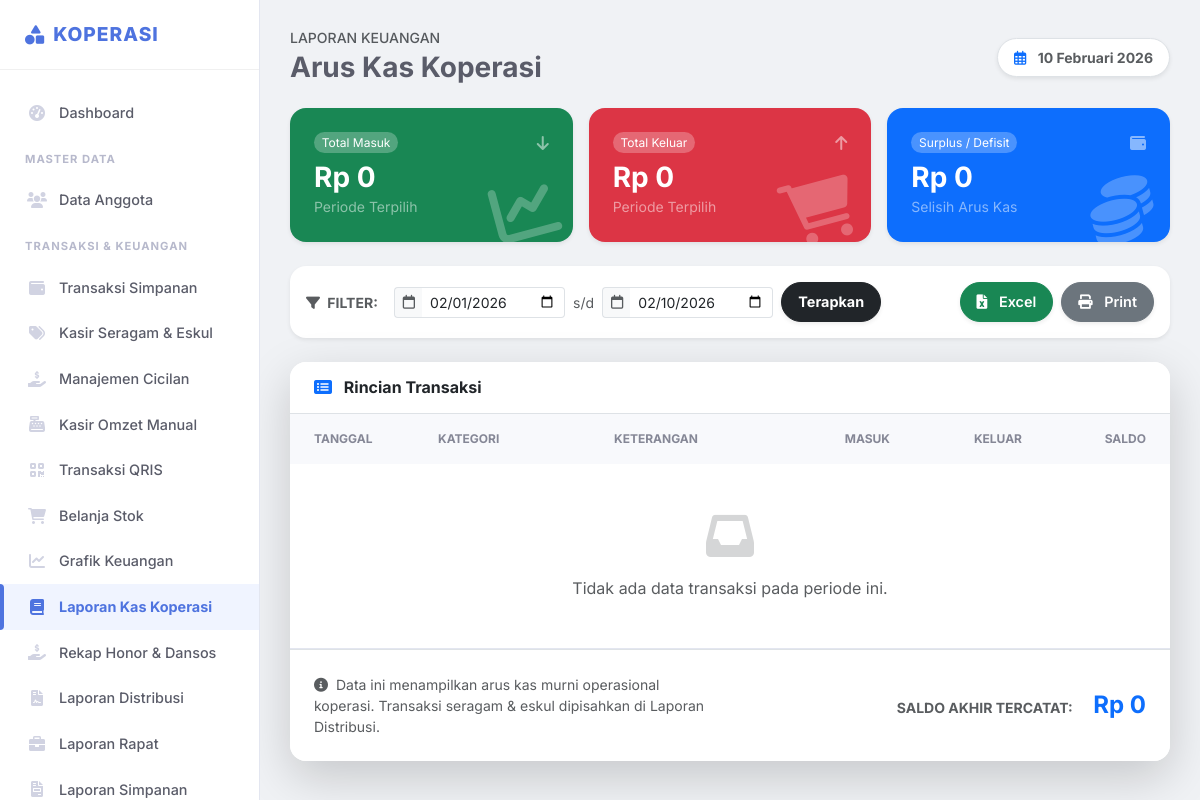
The app's page /kas/laporan_kas (signed in), older data.
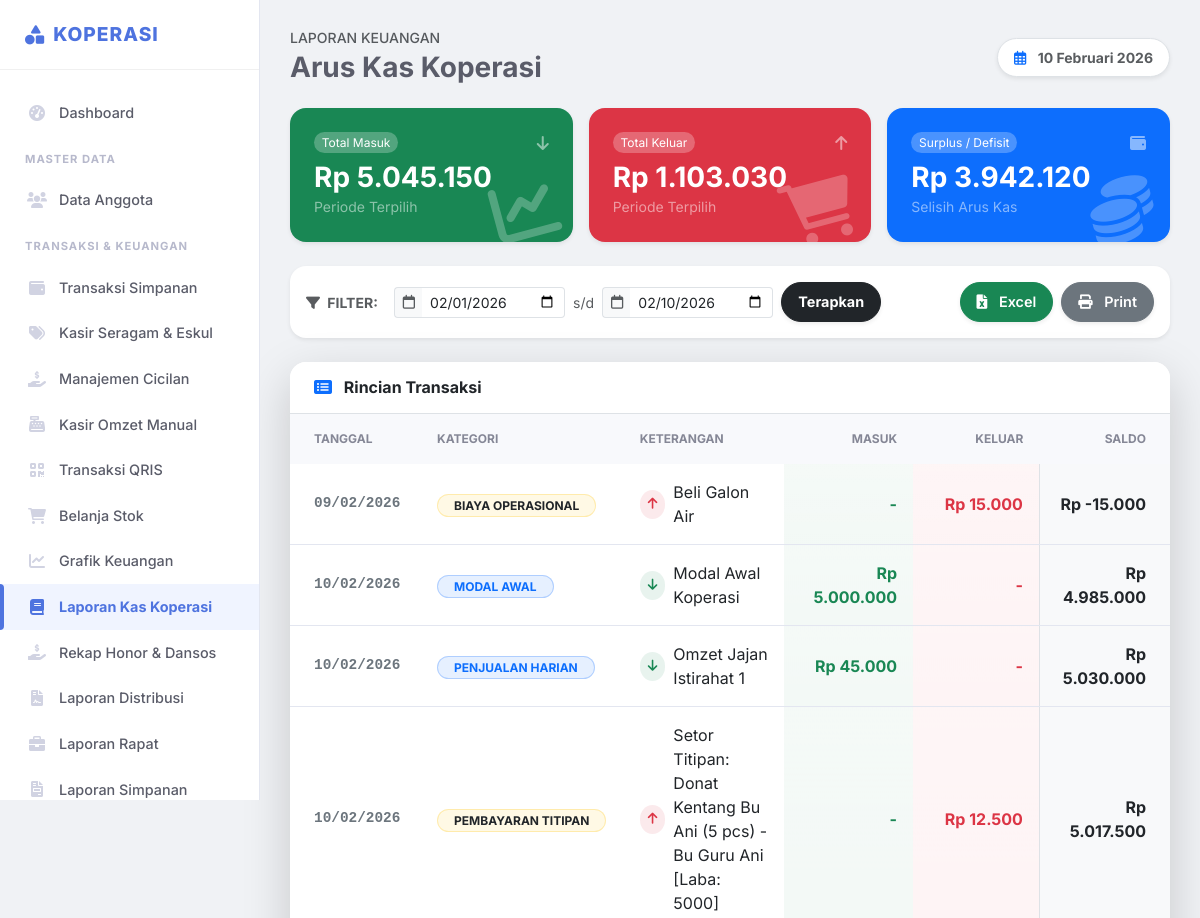
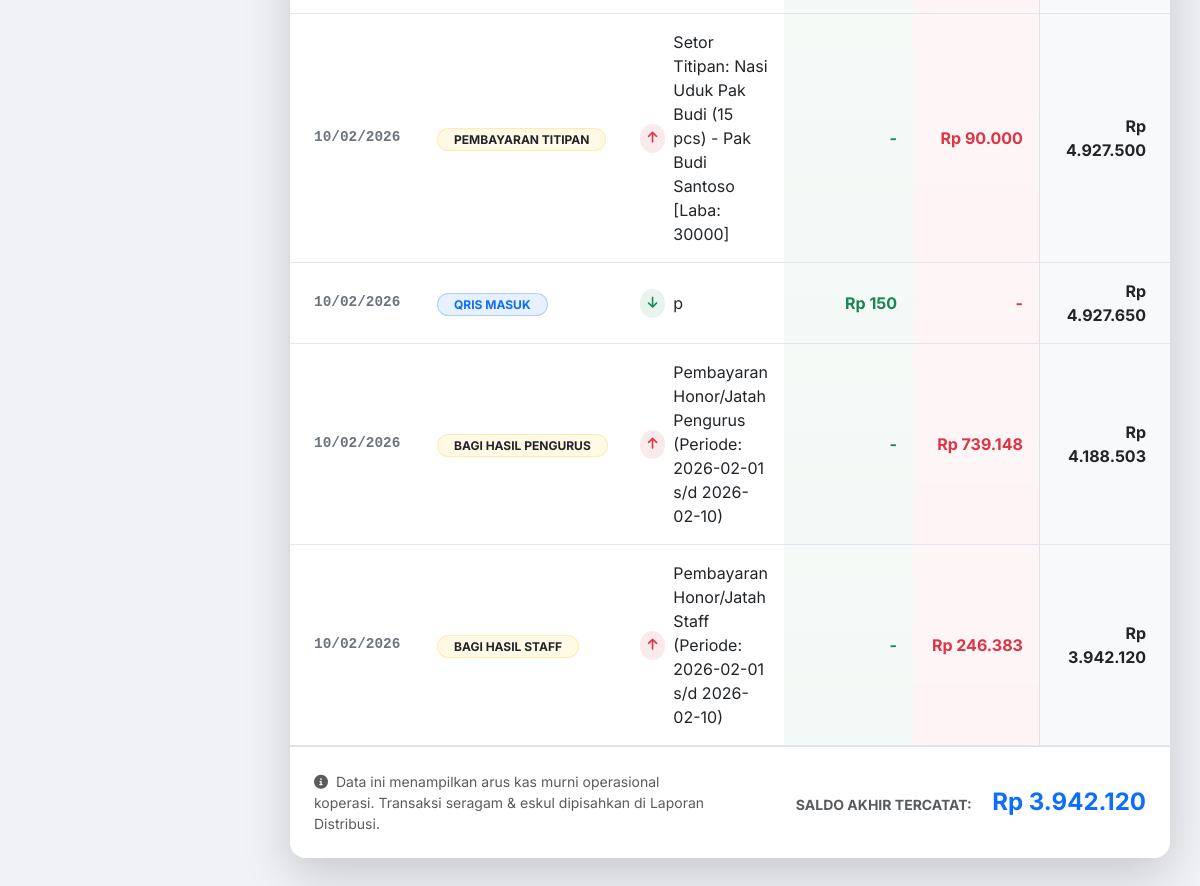
The same page, newer data (2 pictures, top to bottom).
### tables this page shows
CREATE TABLE `transaksi_kas` (
  `id` int(11) NOT NULL,
  `tanggal` date NOT NULL,
  `kategori` varchar(100) NOT NULL,
  `arus` enum('masuk','keluar') NOT NULL,
  `jumlah` decimal(15,2) NOT NULL,
  `keterangan` text DEFAULT NULL,
  `user_id` int(11) DEFAULT NULL,
  `created_at` timestamp NOT NULL DEFAULT current_timestamp()
);

### config/functions.php (called while the page is built, shortened)
<?php
function formatRp($angka){
    return "Rp " . number_format($angka, 0, ',', '.');
}
function tglIndo($tanggal){
    $bulan = array (
        1 => 'Januari', 'Februari', 'Maret', 'April', 'Mei', 'Juni',
        'Juli', 'Agustus', 'September', 'Oktober', 'November', 'Desember'
    );
    $pecahkan = explode('-', $tanggal);
    return $pecahkan[2] . ' ' . $bulan[ (int)$pecahkan[1] ] . ' ' . $pecahkan[0];
}
?>

### pages/kas/laporan_kas.php (the view, shortened to what the changed rows need)
<?php
$tgl_awal = isset($_GET['tgl_awal']) ? $_GET['tgl_awal'] : date('Y-m-01');
$tgl_akhir = isset($_GET['tgl_akhir']) ? $_GET['tgl_akhir'] : date('Y-m-d');
$sql = "SELECT * FROM transaksi_kas
        WHERE (tanggal BETWEEN ? AND ?)
        AND kategori NOT IN ('penjualan_seragam', 'penjualan_eskul')
        ORDER BY tanggal ASC, id ASC";
$stmt = $pdo->prepare($sql);
$stmt->execute([$tgl_awal, $tgl_akhir]);
$transaksi = $stmt->fetchAll();
$total_masuk_periode = 0;
$total_keluar_periode = 0;
foreach($transaksi as $t){
    if($t['arus'] == 'masuk') $total_masuk_periode += $t['jumlah'];
    else $total_keluar_periode += $t['jumlah'];
}
$saldo_akhir_periode = $total_masuk_periode - $total_keluar_periode;
?>
<div class="d-flex justify-content-between align-items-center mb-4">
    <div>
        <h6 class="text-muted text-uppercase small ls-1 mb-1">Laporan Keuangan</h6>
        <h2 class="h3 fw-bold mb-0">Arus Kas Koperasi</h2>
    </div>
    <div class="d-none d-md-block">
        <div class="bg-white px-3 py-2 rounded-pill shadow-sm border small fw-bold text-muted">
            <i class="far fa-calendar-alt me-2 text-primary"></i> <?= tglIndo(date('Y-m-d')) ?>
        </div>
    </div>
</div>
<div class="row g-3 mb-4">
    <div class="col-md-4">
        <div class="card bg-success text-white border-0 shadow-sm rounded-4 h-100 overflow-hidden position-relative">
            <div class="card-body p-4">
                <div class="d-flex justify-content-between align-items-center mb-2">
                    <span class="badge bg-white bg-opacity-25 rounded-pill fw-normal">Total Masuk</span>
                    <i class="fas fa-arrow-down opacity-50"></i>
                </div>
                <h3 class="mb-0 fw-bold"><?= formatRp($total_masuk_periode) ?></h3>
                <small class="text-white-50">Periode Terpilih</small>
            </div>
            <i class="fas fa-chart-line fa-4x position-absolute bottom-0 end-0 mb-n1 me-3 opacity-25" style="transform: rotate(-15deg);"></i>
        </div>
    </div>
    <div class="col-md-4">
        <div class="card bg-danger text-white border-0 shadow-sm rounded-4 h-100 overflow-hidden position-relative">
            <div class="card-body p-4">
                <div class="d-flex justify-content-between align-items-center mb-2">
                    <span class="badge bg-white bg-opacity-25 rounded-pill fw-normal">Total Keluar</span>
                    <i class="fas fa-arrow-up opacity-50"></i>
                </div>
                <h3 class="mb-0 fw-bold"><?= formatRp($total_keluar_periode) ?></h3>
                <small class="text-white-50">Periode Terpilih</small>
            </div>
            <i class="fas fa-shopping-cart fa-4x position-absolute bottom-0 end-0 mb-n1 me-3 opacity-25" style="transform: rotate(-15deg);"></i>
        </div>
    </div>
    <div class="col-md-4">
        <div class="card bg-primary text-white border-0 shadow-sm rounded-4 h-100 overflow-hidden position-relative">
            <div class="card-body p-4">
                <div class="d-flex justify-content-between align-items-center mb-2">
                    <span class="badge bg-white bg-opacity-25 rounded-pill fw-normal">Surplus / Defisit</span>
                    <i class="fas fa-wallet opacity-50"></i>
                </div>
                <h3 class="mb-0 fw-bold"><?= formatRp($saldo_akhir_periode) ?></h3>
                <small class="text-white-50">Selisih Arus Kas</small>
            </div>
            <i class="fas fa-coins fa-4x position-absolute bottom-0 end-0 mb-n1 me-3 opacity-25" style="transform: rotate(-15deg);"></i>
        </div>
    </div>
</div>
<div class="card border-0 shadow-sm mb-4 rounded-4">
    <div class="card-body p-3">
        <form class="row g-2 align-items-center" method="GET">
            <div class="col-auto d-flex align-items-center">
                <span class="fw-bold text-muted small me-2 text-uppercase ls-1"><i class="fas fa-filter me-1"></i> Filter:</span>
            </div>
            <div class="col-auto">
                <div class="input-group input-group-sm">
                    <span class="input-group-text bg-light border-end-0 text-muted"><i class="far fa-calendar"></i></span>
                    <input type="date" name="tgl_awal" class="form-control border-start-0 shadow-none ps-2" value="<?= $tgl_awal ?>">
                </div>
            </div>
            <div class="col-auto text-muted small">s/d</div>
            <div class="col-auto">
                <div class="input-group input-group-sm">
                    <span class="input-group-text bg-light border-end-0 text-muted"><i class="far fa-calendar"></i></span>
                    <input type="date" name="tgl_akhir" class="form-control border-start-0 shadow-none ps-2" value="<?= $tgl_akhir ?>">
                </div>
            </div>
            <div class="col-auto">
                <button type="submit" class="btn btn-sm btn-dark px-3 rounded-pill fw-bold shadow-sm">Terapkan</button>
            </div>
            <div class="col-auto ms-auto d-flex gap-2">
    <a href="process/export_laporan_kas.php?tgl_awal=<?= $tgl_awal ?>&tgl_akhir=<?= $tgl_akhir ?>" class="btn btn-sm btn-success rounded-pill px-3 shadow-sm" target="_blank">
        <i class="fas fa-file-excel me-2"></i> Excel
    </a>
    <a href="pages/kas/cetak_laporan_kas.php?tgl_awal=<?= $tgl_awal ?>&tgl_akhir=<?= $tgl_akhir ?>" class="btn btn-sm btn-secondary rounded-pill px-3 shadow-sm" target="_blank">
        <i class="fas fa-print me-2"></i> Print
    </a>
</div>
        </form>
    </div>
</div>
<div class="card border-0 shadow-lg rounded-4 overflow-hidden">
    <div class="card-header bg-white py-3 border-bottom">
        <h6 class="mb-0 fw-bold text-dark"><i class="fas fa-list-alt me-2 text-primary"></i> Rincian Transaksi</h6>
    </div>
    <div class="table-responsive">
        <table class="table table-hover align-middle mb-0" style="min-width: 800px;">
            <thead class="bg-light text-secondary">
                <tr>
                    <th class="ps-4 py-3 text-uppercase small fw-bold ls-1" width="15%">Tanggal</th>
                    <th class="py-3 text-uppercase small fw-bold ls-1" width="20%">Kategori</th>
                    <th class="py-3 text-uppercase small fw-bold ls-1">Keterangan</th>
                    <th class="text-end py-3 text-uppercase small fw-bold ls-1" width="15%">Masuk</th>
                    <th class="text-end py-3 text-uppercase small fw-bold ls-1" width="15%">Keluar</th>
                    <th class="text-end pe-4 py-3 text-uppercase small fw-bold ls-1" width="15%">Saldo</th>
                </tr>
            </thead>
            <tbody>
                <?php
                $saldo = 0;
                if(empty($transaksi)): ?>
                    <tr><td colspan="6" class="text-center py-5 text-muted"><i class="fas fa-inbox fa-3x mb-3 opacity-25"></i><br>Tidak ada data transaksi pada periode ini.</td></tr>
                <?php endif;
                foreach($transaksi as $row):
                    if($row['arus'] == 'masuk'){
                        $masuk = $row['jumlah']; $keluar = 0;
                        $saldo += $masuk;
                        $icon_trx = "<i class='fas fa-arrow-down text-success me-2 bg-success bg-opacity-10 p-2 rounded-circle' style='font-size:0.8rem;'></i>";
                    } else {
                        $masuk = 0; $keluar = $row['jumlah'];
                        $saldo -= $keluar;
                        $icon_trx = "<i class='fas fa-arrow-up text-danger me-2 bg-danger bg-opacity-10 p-2 rounded-circle' style='font-size:0.8rem;'></i>";
                    }
                    $kat_clean = strtoupper(str_replace('_', ' ', $row['kategori']));
                    $badge_color = ($row['arus'] == 'masuk') ? 'primary' : 'warning text-dark';
                ?>
                <tr>
                    <td class="ps-4 fw-bold text-secondary" style="font-family: monospace; font-size: 0.9rem;">
                        <?= date('d/m/Y', strtotime($row['tanggal'])) ?>
                    </td>
                    <td>
                        <span class="badge bg-<?= $badge_color ?> bg-opacity-10 text-<?= ($row['arus']=='masuk'?'primary':'dark') ?> border border-<?= $badge_color ?> border-opacity-25 rounded-pill px-3">
                            <?= $kat_clean ?>
                        </span>
                    </td>
                    <td>
                        <div class="d-flex align-items-center">
                            <?= $icon_trx ?>
                            <span class="text-dark"><?= htmlspecialchars($row['keterangan']) ?></span>
                        </div>
                    </td>
                    <td class="text-end fw-bold text-success bg-success bg-opacity-10 bg-gradient" style="--bs-bg-opacity: .05;">
                        <?= $masuk!=0 ? formatRp($masuk) : '-' ?>
                    </td>
                    <td class="text-end fw-bold text-danger bg-danger bg-opacity-10 bg-gradient" style="--bs-bg-opacity: .05;">
                        <?= $keluar!=0 ? formatRp($keluar) : '-' ?>
                    </td>
                    <td class="text-end pe-4 fw-bold text-dark bg-light border-start">
                        <?= formatRp($saldo) ?>
                    </td>
                </tr>
                <?php endforeach; ?>
            </tbody>
        </table>
    </div>
    <div class="card-footer bg-white p-4 border-top">
        <div class="row align-items-center">
            <div class="col-md-6 text-muted small">
                <i class="fas fa-info-circle me-1"></i> Data ini menampilkan arus kas murni operasional koperasi. Transaksi seragam & eskul dipisahkan di Laporan Distribusi.
            </div>
            <div class="col-md-6 text-end">
                <span class="text-uppercase small fw-bold text-muted me-3">Saldo Akhir Tercatat:</span>
                <span class="h4 fw-bold text-primary mb-0"><?= formatRp($saldo) ?></span>
            </div>
        </div>
    </div>
</div>

Row changes from the older to the newer data that the page shows:
added transaksi_kas: tanggal "09/02/2026", kategori "BIAYA OPERASIONAL", arus "keluar" (drawn), keterangan "Beli Galon Air", jumlah "Rp 15.000", saldo "Rp -15.000"
added transaksi_kas: tanggal "10/02/2026", kategori "MODAL AWAL", arus "masuk" (drawn), keterangan "Modal Awal Koperasi", jumlah "Rp 5.000.000", saldo "Rp 4.985.000"
added transaksi_kas: tanggal "10/02/2026", kategori "PENJUALAN HARIAN", arus "masuk" (drawn), keterangan "Omzet Jajan Istirahat 1", jumlah "Rp 45.000", saldo "Rp 5.030.000"
added transaksi_kas: tanggal "10/02/2026", kategori "PEMBAYARAN TITIPAN", arus "keluar" (drawn), keterangan "Setor Titipan: Donat Kentang Bu Ani (5 pcs) - Bu Guru Ani [Laba: 5000]", jumlah "Rp 12.500", saldo "Rp 5.017.500"
added transaksi_kas: tanggal "10/02/2026", kategori "PEMBAYARAN TITIPAN", arus "keluar" (drawn), keterangan "Setor Titipan: Nasi Uduk Pak Budi (15 pcs) - Pak Budi Santoso [Laba: 30000]", jumlah "Rp 90.000", saldo "Rp 4.927.500"
added transaksi_kas: tanggal "10/02/2026", kategori "QRIS MASUK", arus "masuk" (drawn), keterangan "p", jumlah "Rp 150", saldo "Rp 4.927.650"
added transaksi_kas: tanggal "10/02/2026", kategori "BAGI HASIL PENGURUS", arus "keluar" (drawn), keterangan "Pembayaran Honor/Jatah Pengurus (Periode: 2026-02-01 s/d 2026-02-10)", jumlah "Rp 739.148", saldo "Rp 4.188.503"
added transaksi_kas: tanggal "10/02/2026", kategori "BAGI HASIL STAFF", arus "keluar" (drawn), keterangan "Pembayaran Honor/Jatah Staff (Periode: 2026-02-01 s/d 2026-02-10)", jumlah "Rp 246.383", saldo "Rp 3.942.120"
Text that changed along with them:
formatRp($total_masuk_periode): "Rp 0" → "Rp 5.045.150"
formatRp($total_keluar_periode): "Rp 0" → "Rp 1.103.030"
formatRp($saldo_akhir_periode): "Rp 0" → "Rp 3.942.120"
formatRp($saldo): "Rp 0" → "Rp 3.942.120"
text no longer shown: "Tidak ada data transaksi pada periode ini."
